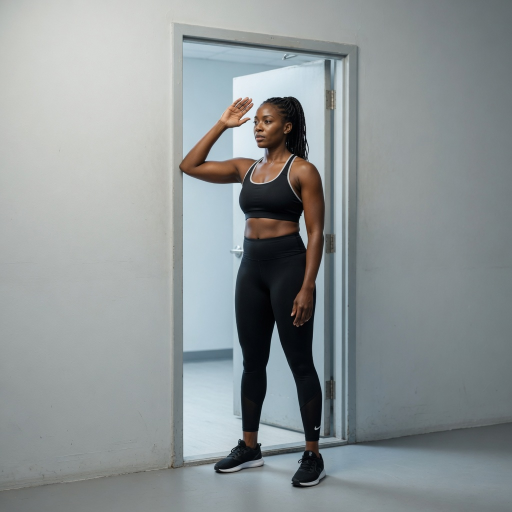
#> input picture WorkoutPlanner.Api/wwwroot/demos/mobility-source/cd-chest-door/0.jpg, 1024 x 1024 px, found by its file name (shown at 1/2 size)
$ python build-mobility-photo-webps.py
#> lines starting #> are read from the running program, lines starting #| are printed output that depends on the picture
#!/usr/bin/env python3
"""Build animated WebP demos for mobility moves from two still frames.

Sources (in order):
  1. demos/mobility-source/{id}/0.jpg + 1.jpg  (AI or photo pairs)
  2. free-exercise-db stills when SOURCE_MAP has a true match

Does NOT overwrite with wrong FEDB copies. Stick demos are replaced when
photo pairs exist.

Usage:
  python scripts/build-mobility-photo-webps.py
  python scripts/build-mobility-photo-webps.py --force
  python scripts/build-mobility-photo-webps.py --only wu-cat-cow,cd-cobra
"""

from __future__ import annotations

import argparse
import json
from pathlib import Path

from PIL import Image

ROOT = Path(__file__).resolve().parent.parent
DEMOS = ROOT / "WorkoutPlanner.Api" / "wwwroot" / "demos"
SOURCE = DEMOS / "mobility-source"

MAX_EDGE = 480
DURATION_MS = 750
QUALITY = 78

# True visual matches only (same as MobilityCatalog SourceDemoId).
# march/jacks/high-knees/dead-bug are generated by generate-mobility-stick-demos.py
# — do NOT copy FEDB art over them (wrong movement).
FEDB_MATCHES = {
    "wu-band-disloc": "band-pull-apart",
    "wu-bw-squat": "bodyweight-squat",
    "wu-glute-bridge": "butt-lift-bridge",
    "wu-calf-raise": "standing-calf-raises",
    "cd-ham-hinge": "stiff-leg-barbell-good-morning",
}

# Need 2-frame photo/AI pairs in mobility-source/
PHOTO_PAIR_IDS = [
    "wu-arm-circles",
    "wu-scap-pushup",
    "wu-cat-cow",
    "wu-bird-dog",
    "wu-hip-circles",
    "wu-leg-swings",
    "wu-wrist-circles",
    "wu-shoulder-rolls",
    "wu-torso-twist",
    "cd-chest-door",
    "cd-tricep-oh",
    "cd-cross-body",
    "cd-child-pose",
    "cd-thread-needle",
    "cd-quad-stand",
    "cd-fig4",
    "cd-calf-wall",
    "cd-hip-flexor",
    "cd-cobra",
    "cd-knees-chest",
    "cd-forearm-stretch",
    "cd-neck-side",
    "cd-breathe",
]


def fit_pad(im: Image.Image, w: int, h: int) -> Image.Image:
    im = im.convert("RGB")
    im = im.copy()
    im.thumbnail((MAX_EDGE, MAX_EDGE), Image.Resampling.LANCZOS)
    canvas = Image.new("RGB", (w, h), (245, 246, 248))
    canvas.paste(im, ((w - im.width) // 2, (h - im.height) // 2))
    return canvas


def load_pair(folder: Path) -> tuple[Image.Image, Image.Image] | None:
    a = b = None
    for name0, name1 in (
        ("0.jpg", "1.jpg"),
        ("0.jpeg", "1.jpeg"),
        ("0.png", "1.png"),
        ("0.webp", "1.webp"),
    ):
        p0, p1 = folder / name0, folder / name1
        if p0.exists() and p1.exists():
            a, b = Image.open(p0), Image.open(p1)
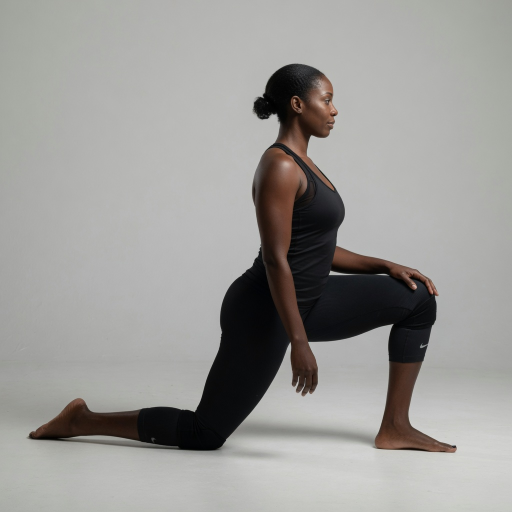
#> input picture WorkoutPlanner.Api/wwwroot/demos/mobility-source/cd-chest-door/1.jpg, 1024 x 1024 px, found by its file name (shown at 1/2 size)
#> a is the input picture: PIL image 1024x1024 RGB; mean R, G, B 142.6, 149.2, 150.5
#> b is the input picture: PIL image 1024x1024 RGB; mean R, G, B 155.2, 154, 151.3
            break
    if a is None or b is None:
        return None
    a, b = a.convert("RGB"), b.convert("RGB")
    w = max(min(a.width, MAX_EDGE), min(b.width, MAX_EDGE))
#> w = 480
    h = max(min(a.height, MAX_EDGE), min(b.height, MAX_EDGE))
#> h = 480
    # Use max of thumbnail sizes
    a.thumbnail((MAX_EDGE, MAX_EDGE), Image.Resampling.LANCZOS)
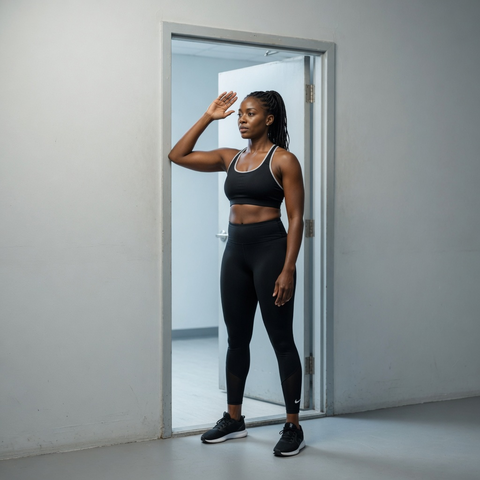
#> a: PIL image 480x480 RGB; mean R, G, B 142.6, 149.2, 150.5
    b.thumbnail((MAX_EDGE, MAX_EDGE), Image.Resampling.LANCZOS)
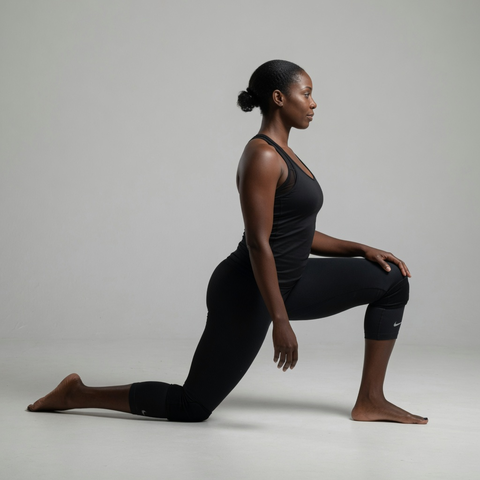
#> b: PIL image 480x480 RGB; mean R, G, B 155.2, 154, 151.3
    w, h = max(a.width, b.width), max(a.height, b.height)
    return fit_pad(a, w, h), fit_pad(b, w, h)


def save_webp(a: Image.Image, b: Image.Image, out: Path) -> None:
    out.parent.mkdir(parents=True, exist_ok=True)
    a.save(
        out,
        format="WEBP",
        save_all=True,
        append_images=[b],
        duration=DURATION_MS,
        loop=0,
        quality=QUALITY,
        method=4,
    )


def refresh_index() -> None:
    ids = sorted(p.stem for p in DEMOS.glob("*.webp") if not p.name.startswith("_"))
    (DEMOS / "index.json").write_text(
        json.dumps(
            {
                "format": "webp",
                "pathPattern": "/demos/{id}.webp",
                "count": len(ids),
                "ids": ids,
            },
            indent=2,
        ),
        encoding="utf-8",
    )
    print(f"index.json: {len(ids)} demos")


def main() -> None:
    ap = argparse.ArgumentParser()
    ap.add_argument("--force", action="store_true")
    ap.add_argument("--only", type=str, default="", help="Comma-separated mobility ids")
    args = ap.parse_args()
    only = {x.strip() for x in args.only.split(",") if x.strip()}

    DEMOS.mkdir(parents=True, exist_ok=True)
    ok = miss = skip = 0

    targets = PHOTO_PAIR_IDS if not only else [i for i in PHOTO_PAIR_IDS if i in only]
    # Also allow building only FEDB matches if requested
    if only:
        for i in only:
            if i in FEDB_MATCHES and i not in targets:
                targets.append(i)

    print("Building photo-pair mobility WebPs…")
    for mid in targets:
        out = DEMOS / f"{mid}.webp"
        if out.exists() and not args.force and out.stat().st_size > 2000:
            # Still rebuild if source is newer
            src_dir = SOURCE / mid
            if src_dir.exists():
                src_mtime = max((p.stat().st_mtime for p in src_dir.glob("*") if p.is_file()), default=0)
                if src_mtime <= out.stat().st_mtime:
                    print(f"  skip {mid} (up to date)")
                    skip += 1
                    continue
            else:
                print(f"  skip {mid} (exists, no source dir)")
                skip += 1
                continue

        pair = load_pair(SOURCE / mid)
        if not pair:
            print(f"  MISS pair for {mid} — expected {SOURCE / mid}/0.jpg and 1.jpg")
            miss += 1
            continue
        a, b = pair
        save_webp(a, b, out)
#> (the run stopped early here; a loop or call above may not have finished)
